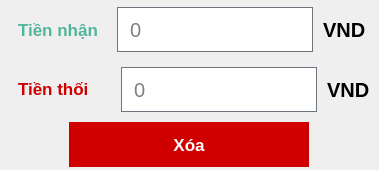
                         <widget class="QFrame" name="frame_30">
                          <property name="minimumSize">
                           <size>
                            <width>0</width>
                            <height>0</height>
                           </size>
                          </property>
                          <property name="maximumSize">
                           <size>
                            <width>16777215</width>
                            <height>16777215</height>
                           </size>
                          </property>
                          <property name="styleSheet">
                           <string notr="true">border: none;</string>
                          </property>
                          <property name="frameShape">
                           <enum>QFrame::StyledPanel</enum>
                          </property>
                          <property name="frameShadow">
                           <enum>QFrame::Raised</enum>
                          </property>
                          <layout class="QVBoxLayout" name="verticalLayout_20">
                           <property name="spacing">
                            <number>0</number>
                           </property>
                           <property name="leftMargin">
                            <number>0</number>
                           </property>
                           <property name="topMargin">
                            <number>0</number>
                           </property>
                           <property name="rightMargin">
                            <number>0</number>
                           </property>
                           <property name="bottomMargin">
                            <number>0</number>
                           </property>
                           <item>
                            <widget class="QFrame" name="frame_33">
                             <property name="minimumSize">
                              <size>
                               <width>0</width>
                               <height>60</height>
                              </size>
                             </property>
                             <property name="maximumSize">
                              <size>
                               <width>16777215</width>
                               <height>60</height>
                              </size>
                             </property>
                             <property name="frameShape">
                              <enum>QFrame::StyledPanel</enum>
                             </property>
                             <property name="frameShadow">
                              <enum>QFrame::Raised</enum>
                             </property>
                             <layout class="QHBoxLayout" name="horizontalLayout_15">
                              <property name="spacing">
                               <number>10</number>
                              </property>
                              <property name="topMargin">
                               <number>0</number>
                              </property>
                              <property name="bottomMargin">
                               <number>0</number>
                              </property>
                              <item>
                               <widget class="QFrame" name="frame_35">
                                <property name="sizePolicy">
                                 <sizepolicy hsizetype="Fixed" vsizetype="Preferred">
                                  <horstretch>0</horstretch>
                                  <verstretch>0</verstretch>
                                 </sizepolicy>
                                </property>
                                <property name="styleSheet">
                                 <string notr="true">border: none;</string>
                                </property>
                                <property name="frameShape">
                                 <enum>QFrame::StyledPanel</enum>
                                </property>
                                <property name="frameShadow">
                                 <enum>QFrame::Raised</enum>
                                </property>
                                <layout class="QHBoxLayout" name="horizontalLayout_16">
                                 <item>
                                  <widget class="QLabel" name="label_6">
                                   <property name="sizePolicy">
                                    <sizepolicy hsizetype="Fixed" vsizetype="Preferred">
                                     <horstretch>0</horstretch>
                                     <verstretch>0</verstretch>
                                    </sizepolicy>
                                   </property>
                                   <property name="font">
                                    <font>
                                     <pointsize>13</pointsize>
                                     <weight>75</weight>
                                     <bold>true</bold>
                                    </font>
                                   </property>
                                   <property name="styleSheet">
                                    <string notr="true">border: none;
color: #52b69a;</string>
                                   </property>
                                   <property name="text">
                                    <string>Tiền nhận</string>
                                   </property>
                                  </widget>
                                 </item>
                                </layout>
                               </widget>
                              </item>
                              <item>
                               <widget class="QLineEdit" name="cash_received_input">
                                <property name="sizePolicy">
                                 <sizepolicy hsizetype="Minimum" vsizetype="Fixed">
                                  <horstretch>0</horstretch>
                                  <verstretch>0</verstretch>
                                 </sizepolicy>
                                </property>
                                <property name="minimumSize">
                                 <size>
                                  <width>0</width>
                                  <height>45</height>
                                 </size>
                                </property>
                                <property name="font">
                                 <font>
                                  <pointsize>15</pointsize>
                                 </font>
                                </property>
                                <property name="styleSheet">
                                 <string notr="true">#cash_received_input{
border: 1px solid #6c757d;
padding: 5 10px;
}</string>
                                </property>
                                <property name="readOnly">
                                 <bool>true</bool>
                                </property>
                                <property name="placeholderText">
                                 <string>0</string>
                                </property>
                               </widget>
                              </item>
                              <item>
                               <widget class="QLabel" name="label_8">
                                <property name="maximumSize">
                                 <size>
                                  <width>60</width>
                                  <height>16777215</height>
                                 </size>
                                </property>
                                <property name="font">
                                 <font>
                                  <pointsize>15</pointsize>
                                  <weight>75</weight>
                                  <bold>true</bold>
                                 </font>
                                </property>
                                <property name="styleSheet">
                                 <string notr="true">border: none;</string>
                                </property>
                                <property name="text">
                                 <string>VND</string>
                                </property>
                                <property name="alignment">
                                 <set>Qt::AlignLeading|Qt::AlignLeft|Qt::AlignVCenter</set>
                                </property>
                               </widget>
                              </item>
                             </layout>
                            </widget>
                           </item>
                           <item>
                            <widget class="QFrame" name="frame_34">
                             <property name="minimumSize">
                              <size>
                               <width>0</width>
                               <height>60</height>
                              </size>
                             </property>
                             <property name="maximumSize">
                              <size>
                               <width>16777215</width>
                               <height>60</height>
                              </size>
                             </property>
                             <property name="styleSheet">
                              <string notr="true"/>
                             </property>
                             <property name="frameShape">
                              <enum>QFrame::StyledPanel</enum>
                             </property>
                             <property name="frameShadow">
                              <enum>QFrame::Raised</enum>
                             </property>
                             <layout class="QHBoxLayout" name="horizontalLayout_14">
                              <property name="spacing">
                               <number>10</number>
                              </property>
                              <property name="topMargin">
                               <number>0</number>
                              </property>
                              <property name="bottomMargin">
                               <number>0</number>
                              </property>
                              <item>
                               <widget class="QFrame" name="frame_36">
                                <property name="sizePolicy">
                                 <sizepolicy hsizetype="Fixed" vsizetype="Preferred">
                                  <horstretch>0</horstretch>
                                  <verstretch>0</verstretch>
                                 </sizepolicy>
                                </property>
                                <property name="styleSheet">
                                 <string notr="true">border: none;</string>
                                </property>
                                <property name="frameShape">
                                 <enum>QFrame::StyledPanel</enum>
                                </property>
                                <property name="frameShadow">
                                 <enum>QFrame::Raised</enum>
                                </property>
                                <layout class="QHBoxLayout" name="horizontalLayout_17">
                                 <property name="rightMargin">
                                  <number>22</number>
                                 </property>
                                 <property name="bottomMargin">
                                  <number>11</number>
                                 </property>
                                 <item>
                                  <widget class="QLabel" name="label_7">
                                   <property name="sizePolicy">
                                    <sizepolicy hsizetype="Fixed" vsizetype="Preferred">
                                     <horstretch>0</horstretch>
                                     <verstretch>0</verstretch>
                                    </sizepolicy>
                                   </property>
                                   <property name="font">
                                    <font>
                                     <pointsize>13</pointsize>
                                     <weight>75</weight>
                                     <bold>true</bold>
                                    </font>
                                   </property>
                                   <property name="styleSheet">
                                    <string notr="true">border: none;
color: #d00000;</string>
                                   </property>
                                   <property name="text">
                                    <string>Tiền thối</string>
                                   </property>
                                  </widget>
                                 </item>
                                </layout>
                               </widget>
                              </item>
                              <item>
                               <widget class="QLineEdit" name="cash_change">
                                <property name="sizePolicy">
                                 <sizepolicy hsizetype="Minimum" vsizetype="Fixed">
                                  <horstretch>0</horstretch>
                                  <verstretch>0</verstretch>
                                 </sizepolicy>
                                </property>
                                <property name="minimumSize">
                                 <size>
                                  <width>0</width>
                                  <height>45</height>
                                 </size>
                                </property>
                                <property name="font">
                                 <font>
                                  <pointsize>15</pointsize>
                                 </font>
                                </property>
                                <property name="styleSheet">
                                 <string notr="true">border: 1px solid #6c757d;
padding: 5 10px;</string>
                                </property>
                                <property name="cursorPosition">
                                 <number>0</number>
                                </property>
                                <property name="readOnly">
                                 <bool>true</bool>
                                </property>
                                <property name="placeholderText">
                                 <string>0</string>
                                </property>
                               </widget>
                              </item>
                              <item>
                               <widget class="QLabel" name="label_9">
                                <property name="maximumSize">
                                 <size>
                                  <width>60</width>
                                  <height>16777215</height>
                                 </size>
                                </property>
                                <property name="font">
                                 <font>
                                  <pointsize>15</pointsize>
                                  <weight>75</weight>
                                  <bold>true</bold>
                                 </font>
                                </property>
                                <property name="styleSheet">
                                 <string notr="true">border: none;</string>
                                </property>
                                <property name="text">
                                 <string>VND</string>
                                </property>
                               </widget>
                              </item>
                             </layout>
                            </widget>
                           </item>
                           <item alignment="Qt::AlignHCenter">
                            <widget class="QFrame" name="frame_26">
                             <property name="minimumSize">
                              <size>
                               <width>0</width>
                               <height>50</height>
                              </size>
                             </property>
                             <property name="maximumSize">
                              <size>
                               <width>16777215</width>
                               <height>50</height>
                              </size>
                             </property>
                             <property name="frameShape">
                              <enum>QFrame::StyledPanel</enum>
                             </property>
                             <property name="frameShadow">
                              <enum>QFrame::Raised</enum>
                             </property>
                             <layout class="QVBoxLayout" name="verticalLayout_15">
                              <property name="spacing">
                               <number>0</number>
                              </property>
                              <property name="leftMargin">
                               <number>0</number>
                              </property>
                              <property name="topMargin">
                               <number>0</number>
                              </property>
                              <property name="rightMargin">
                               <number>0</number>
                              </property>
                              <property name="bottomMargin">
                               <number>0</number>
                              </property>
                              <item>
                               <widget class="QToolButton" name="clean_btn">
                                <property name="sizePolicy">
                                 <sizepolicy hsizetype="Fixed" vsizetype="Fixed">
                                  <horstretch>0</horstretch>
                                  <verstretch>0</verstretch>
                                 </sizepolicy>
                                </property>
                                <property name="minimumSize">
                                 <size>
                                  <width>240</width>
                                  <height>45</height>
                                 </size>
                                </property>
                                <property name="font">
                                 <font>
                                  <pointsize>13</pointsize>
                                  <weight>75</weight>
                                  <bold>true</bold>
                                 </font>
                                </property>
                                <property name="styleSheet">
                                 <string notr="true">#clean_btn{
	background-color: #d00000;
	color: rgb(255, 255, 255);
}

#clean_btn:hover{
	background-color: #343a40;
	color: rgb(255, 255, 255);
}

#clean_btn::pressed{
	background-color: #9d0208;
	color: rgb(255, 255, 255);
}</string>
                                </property>
                                <property name="text">
                                 <string>Xóa</string>
                                </property>
                               </widget>
                              </item>
                             </layout>
                            </widget>
                           </item>
                          </layout>
                         </widget>
